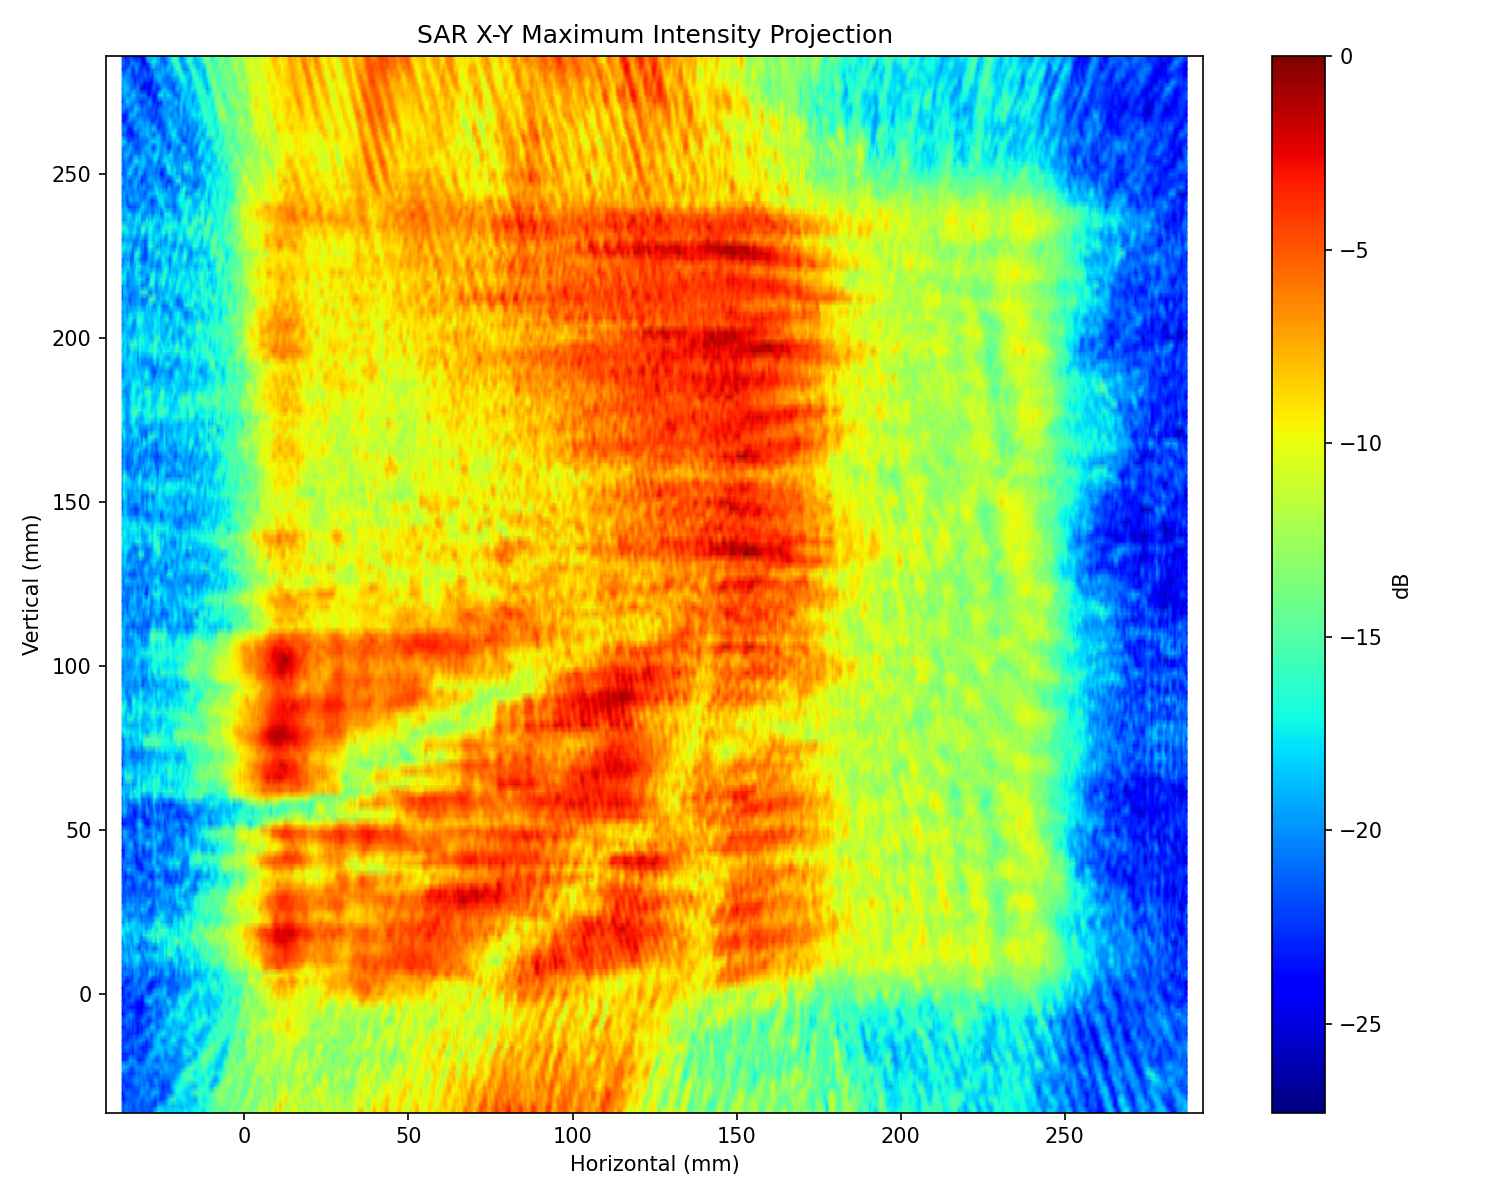

Source code (Python):
"""
SAR X-Y Maximum Intensity Projection — streamlined reconstruction script.
Sweeps Z, applies matched-filter focusing at each depth, then outputs
a single X-Y max-projection heatmap.
"""

import os
import argparse
import numpy as np
import matplotlib.pyplot as plt
from scipy.fft import fft, fft2, ifft2, fftshift


# ---------------------------------------------------------------------------
# Data loading
# ---------------------------------------------------------------------------
def load_row(filepath, samples, frames):
    """Load one .bin row file → complex channel-1 data (samples, frames)."""
    try:
        data_int = np.fromfile(filepath, dtype=np.int16)
    except FileNotFoundError:
        print(f"  Warning: {os.path.basename(filepath)} missing — zeros")
        return np.zeros((samples, frames), dtype=np.complex128)

    expected_2rx = frames * samples * 4
    if len(data_int) == expected_2rx:
        ch = data_int[0::4] + 1j * data_int[2::4]
    else:
        ch = data_int[0::8] + 1j * data_int[4::8]

    out = np.zeros((samples, frames), dtype=np.complex128)
    n = len(ch)
    for x in range(frames):
        s, e = x * samples, (x + 1) * samples
        if e <= n:
            out[:, x] = ch[s:e]
    return out


def load_all(folder, pattern, samples, frames, rows):
    """Load all rows → (samples, rows, frames)."""
    data = np.zeros((samples, rows, frames), dtype=np.complex128)
    for y in range(rows):
        data[:, y, :] = load_row(
            os.path.join(folder, pattern.format(y=y + 1)), samples, frames)
    return data


# ---------------------------------------------------------------------------
# Spatial taper — reduces sidelobes from rectangular aperture edges
# ---------------------------------------------------------------------------
def apply_spatial_taper(sar_slice, taper_x=0.0, taper_y=0.15):
    """Apply independent Tukey cosine tapers to each axis of (rows, frames)."""
    ny, nx = sar_slice.shape

    def _tukey_1d(n, frac):
        w = np.ones(n)
        t = int(n * frac)
        if t < 2:
            return w
        ramp = 0.5 * (1 - np.cos(np.pi * np.arange(t) / t))
        w[:t] = ramp
        w[-t:] = ramp[::-1]
        return w

    out = sar_slice
    if taper_y > 0:
        out = out * _tukey_1d(ny, taper_y)[:, None]
    if taper_x > 0:
        out = out * _tukey_1d(nx, taper_x)[None, :]
    return out


# ---------------------------------------------------------------------------
# Matched-filter focus (single Z slice → cropped 2-D image)
# ---------------------------------------------------------------------------
def matched_filter_focus(sar_slice, dx, dy, z_mm, display_w, display_h, n_fft=1024):
    """
    Focus sar_slice at depth z_mm, return cropped image and axes.
    display_w, display_h: visible area in mm (centered on scan).
    """
    f0 = 77e9
    c = 299792458.0
    k = 2 * np.pi * f0 / c
    z0 = z_mm * 1e-3

    x_vec = dx * np.arange(-(n_fft - 1) / 2, (n_fft - 1) / 2 + 1) * 1e-3
    y_vec = dy * np.arange(-(n_fft - 1) / 2, (n_fft - 1) / 2 + 1) * 1e-3
    Xg, Yg = np.meshgrid(x_vec, y_vec)
    mf = np.exp(-1j * 2 * k * np.sqrt(Xg**2 + Yg**2 + z0**2))

    ny, nx = sar_slice.shape
    fy, fx = mf.shape

    if fx > nx:
        p = (fx - nx) // 2
        sar_slice = np.pad(sar_slice, ((0, 0), (p, fx - nx - p)), 'constant')
    elif nx > fx:
        p = (nx - fx) // 2
        mf = np.pad(mf, ((0, 0), (p, nx - fx - p)), 'constant')

    if fy > ny:
        p = (fy - ny) // 2
        sar_slice = np.pad(sar_slice, ((p, fy - ny - p), (0, 0)), 'constant')
    elif ny > fy:
        p = (ny - fy) // 2
        mf = np.pad(mf, ((p, ny - fy - p), (0, 0)), 'constant')

    img = fftshift(ifft2(fft2(sar_slice) * fft2(mf)))

    # Build full-size axes then crop to display area
    ry, rx = img.shape
    x_full = dx * np.arange(-(rx - 1) / 2, (rx - 1) / 2 + 1)
    y_full = dy * np.arange(-(ry - 1) / 2, (ry - 1) / 2 + 1)

    ix = (x_full > -display_w / 2) & (x_full < display_w / 2)
    iy = (y_full > -display_h / 2) & (y_full < display_h / 2)
    img = img[np.ix_(iy, ix)]
    return img, x_full[ix], y_full[iy]


# ---------------------------------------------------------------------------
# Main
# ---------------------------------------------------------------------------
def main():
    p = argparse.ArgumentParser(
        description="SAR X-Y Maximum Intensity Projection (streamlined)")

    p.add_argument('--folder', required=True)
    p.add_argument('--pattern', default='row_{y}_Raw_0.bin')

    # Radar / scan
    p.add_argument('--frames', type=int, required=True)
    p.add_argument('--rows', type=int, required=True)
    p.add_argument('--samples', type=int, default=256)
    p.add_argument('--speed', type=float, default=30)
    p.add_argument('--periodicity', type=float, default=18)
    p.add_argument('--y-step', type=float, default=2)
    p.add_argument('--slope', type=float, default=29.982,
                   help='Chirp slope MHz/us (default 29.982)')
    p.add_argument('--sample-rate', type=float, default=10000,
                   help='ADC sample rate ksps (default 10000)')
    p.add_argument('--scan-width', type=float, default=250)
    p.add_argument('--scan-height', type=float, default=250)

    # Z sweep
    p.add_argument('--zstart', type=float, default=250)
    p.add_argument('--zend', type=float, default=350)
    p.add_argument('--zstep', type=float, default=5)

    # Display / processing
    p.add_argument('--db', action='store_true')
    p.add_argument('--db-range', type=float, default=30)
    p.add_argument('--window', default='none', choices=['none', 'hanning', 'hamming'])
    p.add_argument('--taper-x', type=float, default=0.0,
                   help='X (horizontal) Tukey taper fraction (default 0 = off)')
    p.add_argument('--taper-y', type=float, default=0.15,
                   help='Y (vertical) Tukey taper fraction (default 0.15)')
    p.add_argument('-o', '--output', default='sar_xy.png')

    args = p.parse_args()

    dx = args.speed * (args.periodicity / 1000.0)
    dy = args.y_step
    K = args.slope * 1e12
    fS = args.sample_rate * 1e3
    Ts = 1.0 / fS
    c = 299792458.0
    n_fft_time = 1024
    tI = 4.5225e-10

    display_w = args.scan_width * 1.2
    display_h = args.scan_height * 1.2

    # Load
    print(f"Loading {args.rows} rows x {args.frames} frames "
          f"({args.samples} samp) from '{args.folder}'...")
    raw = load_all(args.folder, args.pattern, args.samples, args.frames, args.rows)

    # Range FFT
    print(f"Range FFT (window={args.window})...")
    if args.window != 'none':
        wfn = np.hanning if args.window == 'hanning' else np.hamming
        raw = raw * wfn(args.samples).reshape(-1, 1, 1)
    raw_fft = fft(raw, n=n_fft_time, axis=0)

    # Z sweep
    z_vals = np.arange(args.zstart, args.zend + args.zstep / 2, args.zstep)
    print(f"Z sweep {args.zstart}–{args.zend} mm, step {args.zstep} "
          f"({len(z_vals)} slices)")

    stack = []
    x_ax = y_ax = None
    for z_mm in z_vals:
        z0 = z_mm * 1e-3
        k_idx = int(round(K * Ts * (2 * z0 / c + tI) * n_fft_time))
        if k_idx < 0 or k_idx >= raw_fft.shape[0]:
            print(f"  Z={z_mm:.0f}mm  bin {k_idx} OUT OF RANGE — skipping")
            continue
        print(f"  Z={z_mm:.0f}mm  bin {k_idx}")

        sar_slice = raw_fft[k_idx, :, :]
        if args.taper_x > 0 or args.taper_y > 0:
            sar_slice = apply_spatial_taper(sar_slice, args.taper_x, args.taper_y)

        img, x_ax, y_ax = matched_filter_focus(
            sar_slice, dx, dy, z_mm, display_w, display_h)

        mag = np.abs(img)
        mag = (mag + np.fliplr(mag)) / 2.0
        stack.append(mag)

    if not stack:
        print("ERROR: No valid Z slices. Adjust --zstart / --zend.")
        return

    # Shift axes so (0,0) = bottom-left of physical scan
    x_ax = x_ax + args.scan_width / 2
    y_ax = y_ax + args.scan_height / 2

    mip = np.max(np.array(stack), axis=0)

    if args.db:
        peak = np.max(mip)
        if peak > 0:
            mip = np.clip(20 * np.log10(mip / peak + 1e-12), -args.db_range, 0)
        clabel = 'dB'
    else:
        clabel = 'Intensity'

    plt.figure(figsize=(10, 8))
    plt.pcolormesh(x_ax, y_ax, mip, cmap='jet', shading='gouraud')
    plt.xlabel('Horizontal (mm)')
    plt.ylabel('Vertical (mm)')
    plt.title('SAR X-Y Maximum Intensity Projection')
    plt.colorbar(label=clabel)
    plt.axis('equal')
    plt.tight_layout()
    plt.savefig(args.output, dpi=150)
    print(f"\nSaved → {args.output}")
    plt.show()


if __name__ == '__main__':
    main()
